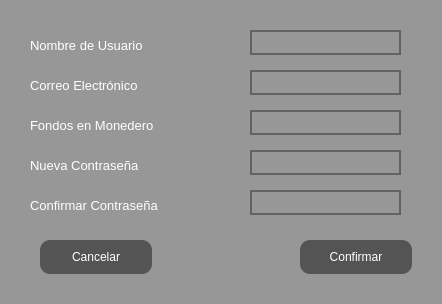
<?xml version="1.0" encoding="UTF-8"?>
<ui version="4.0">
 <class>MainWindow</class>
 <widget class="QMainWindow" name="MainWindow">
  <property name="geometry">
   <rect>
    <x>0</x>
    <y>0</y>
    <width>442</width>
    <height>304</height>
   </rect>
  </property>
  <property name="windowTitle">
   <string>Editar Usuario</string>
  </property>
  <property name="windowIcon">
   <iconset>
    <normaloff>../../dist/launcher/src/feather/mainLogo.ico</normaloff>../../dist/launcher/src/feather/mainLogo.ico</iconset>
  </property>
  <property name="styleSheet">
   <string notr="true">* {
	 background-color: rgb(151, 151, 151)
}

QLabel {
	color: rgb(255, 255, 255);
	
	font: 75 10pt &quot;Yu Gothic UI&quot;;

}

QLineEdit {
	border:  2px solid rgb(98, 98, 98);
	border-radius: 15px;
	color: rgb(255, 255, 255);
	background-color: rgb(151, 151, 151)
}
QLineEdit:hover{
	border: 2px solid rgb(48,50,62);
}

QLineEdit:focus {

	border : 2px solid rgb(48,50,62)

}


QPushButton {

	border-radius: 10px;
	background-color: rgb(84, 84, 84);
	color:rgb(255, 255, 255)

}

QPushButton:hover {
	 background-color: rgb(0, 85,124);
     color: rgb(255, 255, 255)
}

QPushButton:checked {
                                    background-color: rgb(0, 85,124);
                                    color: rgb(255, 255, 255)
                                }

</string>
  </property>
  <widget class="QWidget" name="centralwidget">
   <widget class="QLabel" name="label">
    <property name="geometry">
     <rect>
      <x>30</x>
      <y>30</y>
      <width>171</width>
      <height>31</height>
     </rect>
    </property>
    <property name="font">
     <font>
      <family>Yu Gothic UI</family>
      <pointsize>10</pointsize>
      <weight>9</weight>
      <italic>false</italic>
      <bold>false</bold>
     </font>
    </property>
    <property name="styleSheet">
     <string notr="true"/>
    </property>
    <property name="text">
     <string>Nombre de Usuario</string>
    </property>
   </widget>
   <widget class="QLabel" name="label_2">
    <property name="geometry">
     <rect>
      <x>30</x>
      <y>150</y>
      <width>161</width>
      <height>31</height>
     </rect>
    </property>
    <property name="font">
     <font>
      <family>Yu Gothic UI</family>
      <pointsize>10</pointsize>
      <weight>9</weight>
      <italic>false</italic>
      <bold>false</bold>
     </font>
    </property>
    <property name="styleSheet">
     <string notr="true"/>
    </property>
    <property name="text">
     <string>Nueva Contraseña</string>
    </property>
   </widget>
   <widget class="QLabel" name="label_3">
    <property name="geometry">
     <rect>
      <x>30</x>
      <y>190</y>
      <width>191</width>
      <height>31</height>
     </rect>
    </property>
    <property name="font">
     <font>
      <family>Yu Gothic UI</family>
      <pointsize>10</pointsize>
      <weight>9</weight>
      <italic>false</italic>
      <bold>false</bold>
     </font>
    </property>
    <property name="styleSheet">
     <string notr="true"/>
    </property>
    <property name="text">
     <string>Confirmar Contraseña</string>
    </property>
   </widget>
   <widget class="QLineEdit" name="tfNombre">
    <property name="geometry">
     <rect>
      <x>250</x>
      <y>30</y>
      <width>151</width>
      <height>25</height>
     </rect>
    </property>
   </widget>
   <widget class="QLineEdit" name="tfPass">
    <property name="geometry">
     <rect>
      <x>250</x>
      <y>150</y>
      <width>151</width>
      <height>25</height>
     </rect>
    </property>
    <property name="echoMode">
     <enum>QLineEdit::Password</enum>
    </property>
    <property name="clearButtonEnabled">
     <bool>false</bool>
    </property>
   </widget>
   <widget class="QLineEdit" name="tfConfirmPass">
    <property name="geometry">
     <rect>
      <x>250</x>
      <y>190</y>
      <width>151</width>
      <height>25</height>
     </rect>
    </property>
    <property name="echoMode">
     <enum>QLineEdit::Password</enum>
    </property>
   </widget>
   <widget class="QPushButton" name="buttonConfirmar">
    <property name="geometry">
     <rect>
      <x>300</x>
      <y>240</y>
      <width>112</width>
      <height>34</height>
     </rect>
    </property>
    <property name="text">
     <string>Confirmar</string>
    </property>
   </widget>
   <widget class="QPushButton" name="buttonCancelar">
    <property name="geometry">
     <rect>
      <x>40</x>
      <y>240</y>
      <width>112</width>
      <height>34</height>
     </rect>
    </property>
    <property name="text">
     <string>Cancelar</string>
    </property>
   </widget>
   <widget class="QLabel" name="label_4">
    <property name="geometry">
     <rect>
      <x>30</x>
      <y>70</y>
      <width>161</width>
      <height>31</height>
     </rect>
    </property>
    <property name="font">
     <font>
      <family>Yu Gothic UI</family>
      <pointsize>10</pointsize>
      <weight>9</weight>
      <italic>false</italic>
      <bold>false</bold>
     </font>
    </property>
    <property name="styleSheet">
     <string notr="true"/>
    </property>
    <property name="text">
     <string>Correo Electrónico</string>
    </property>
   </widget>
   <widget class="QLineEdit" name="tfEmail">
    <property name="geometry">
     <rect>
      <x>250</x>
      <y>70</y>
      <width>151</width>
      <height>25</height>
     </rect>
    </property>
   </widget>
   <widget class="QLabel" name="label_5">
    <property name="geometry">
     <rect>
      <x>30</x>
      <y>110</y>
      <width>181</width>
      <height>31</height>
     </rect>
    </property>
    <property name="font">
     <font>
      <family>Yu Gothic UI</family>
      <pointsize>10</pointsize>
      <weight>9</weight>
      <italic>false</italic>
      <bold>false</bold>
     </font>
    </property>
    <property name="styleSheet">
     <string notr="true"/>
    </property>
    <property name="text">
     <string>Fondos en Monedero</string>
    </property>
   </widget>
   <widget class="QLineEdit" name="tfMonedero">
    <property name="geometry">
     <rect>
      <x>250</x>
      <y>110</y>
      <width>151</width>
      <height>25</height>
     </rect>
    </property>
   </widget>
  </widget>
 </widget>
 <resources/>
 <connections>
  <connection>
   <sender>buttonCancelar</sender>
   <signal>clicked()</signal>
   <receiver>MainWindow</receiver>
   <slot>close()</slot>
   <hints>
    <hint type="sourcelabel">
     <x>95</x>
     <y>256</y>
    </hint>
    <hint type="destinationlabel">
     <x>203</x>
     <y>110</y>
    </hint>
   </hints>
  </connection>
 </connections>
</ui>
